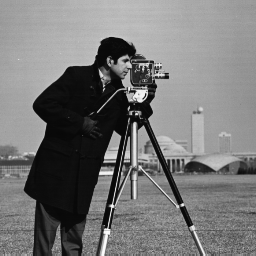
#> input picture Assignment/影像處理HW1/Cameraman.bmp, 256 x 256 px
$ python Power_Law_Transformation.py
#> lines starting #> are read from the running program, lines starting #| are printed output that depends on the picture
import numpy as np
import matplotlib.pyplot as plt
from PIL import Image

# 影像讀取(.convert('L')保證了後續處理在單一亮度通道上進行，而不是在 RGB 格式上操作。)
p1=np.array(Image.open('Cameraman.bmp').convert('L'))
#> p1 is the input picture: shape (256, 256); min 7, max 253, mean 118.7
p2=np.array(Image.open('Jetplane.bmp').convert('L'))
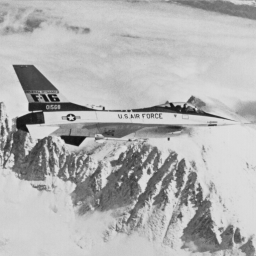
#> input picture Assignment/影像處理HW1/Jetplane.bmp, 256 x 256 px
p3=np.array(Image.open('Lake.bmp').convert('L'))
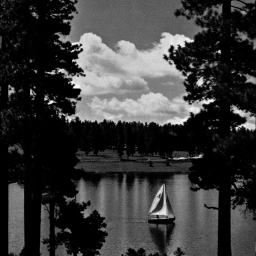
#> input picture Assignment/影像處理HW1/Lake.bmp, 256 x 256 px
p4=np.array(Image.open('Peppers.bmp').convert('L'))
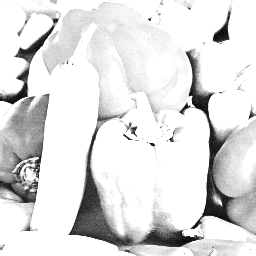
#> input picture Assignment/影像處理HW1/Peppers.bmp, 256 x 256 px

# 正規化至[0,1]
g1=p1/255.0
g2=p2/255.0
g3=p3/255.0
g4=p4/255.0

# 設置gamma轉換參數
c=1
gamma=0.2

# 應用 Power-Law 轉換(𝑠=𝑐𝑟^𝛾)
s1=c*(g1**gamma)
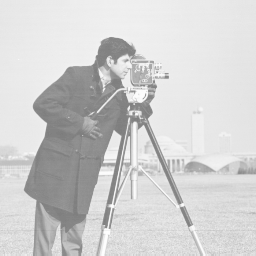
#> s1: shape (256, 256) float64; min 0.487, max 0.998, mean 0.82
s2=c*(g2**gamma)
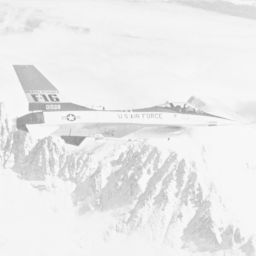
#> s2: shape (256, 256) float64; min 0.582, max 0.978, mean 0.924
s3=c*(g3**gamma)
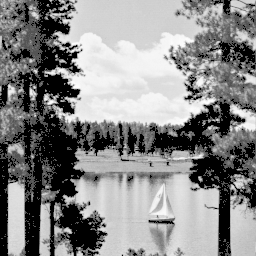
#> s3: shape (256, 256) float64; min 0, max 0.999, mean 0.536
s4=c*(g4**gamma)
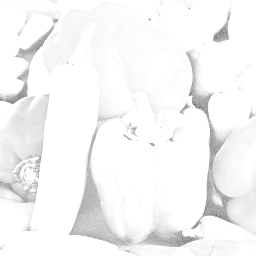
#> s4: shape (256, 256) float64; min 0.411, max 1, mean 0.962

fig,axs=plt.subplots(4,2,figsize=(10,15))

# 顯示原始圖片和處理後的圖片
axs[0,0].imshow(p1,cmap='gray')
axs[0,0].set_title('Original Cameraman')
axs[0,0].axis('off')

axs[0,1].imshow(s1,cmap='gray')
axs[0,1].set_title('Power Law Transformation')
axs[0,1].axis('off')

axs[1,0].imshow(p2,cmap='gray')
axs[1,0].set_title('Original Jetplane')
axs[1,0].axis('off')

axs[1,1].imshow(s2,cmap='gray')
axs[1,1].set_title('Power Law Transformation')
axs[1,1].axis('off')

axs[2,0].imshow(p3,cmap='gray')
axs[2,0].set_title('Original Lake')
axs[2,0].axis('off')

axs[2,1].imshow(s3,cmap='gray')
axs[2,1].set_title('Power Law Transformation')
axs[2,1].axis('off')

axs[3,0].imshow(p4,cmap='gray')
axs[3,0].set_title('Original Peppers')
axs[3,0].axis('off')

axs[3,1].imshow(s4,cmap='gray')
axs[3,1].set_title('Power Law Transformation')
axs[3,1].axis('off')

plt.show()
